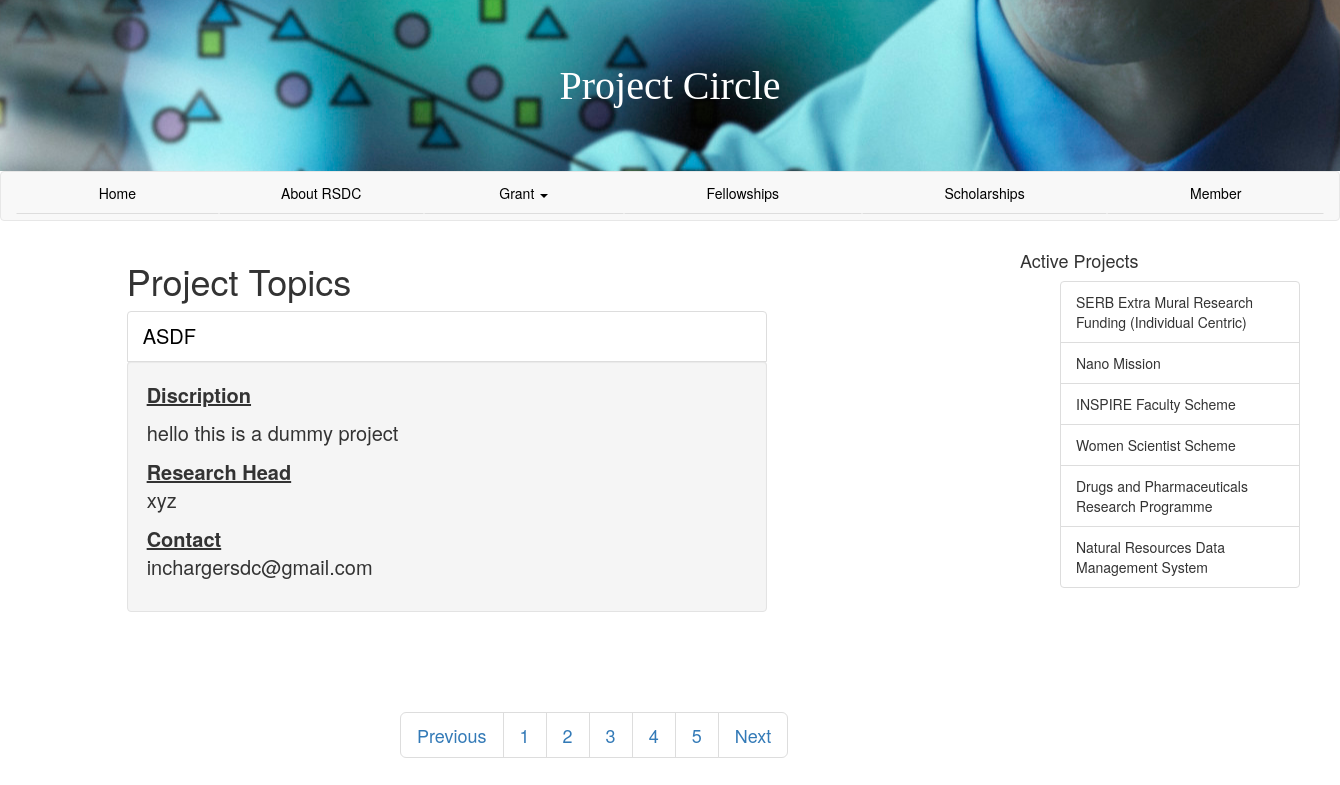
Page /ProjectCircle/ on the committed database.
### user/models.py (models this page shows, shortened)
class Project(models.Model):
	start_date = models.CharField(max_length=15)
	end_date = models.CharField(max_length=15)
	topic = models.CharField(max_length=200)
	details = models.TextField()
	no_of_interns_required = models.IntegerField()
	role_qualification = models.TextField()

class Student(models.Model):
	name = models.CharField(max_length=200)
	age = models.CharField(max_length=5)
	institute = models.CharField(max_length=200)
	address = models.TextField()
	qualification = models.CharField(max_length=300)
	works = models.TextField()
	tag_line = models.CharField(max_length=200)
	is_leader = models.BooleanField(default=False)
	achievement1 = models.CharField(max_length=200)
	achievement2 = models.CharField(max_length=200)
	achievement3 = models.CharField(max_length=200)

### user/views.py (the view)
# urls.py: url(r'^ProjectCircle/$',			views.project_circle,		name='ProjectCircle'),
def project_circle(request):
	user = request.user
	LP = LeaderProject.objects.all()
	users = []
	leaders = []
	projects = []
	for lp in LP:
		projects.extend([lp.project])
		leaders.extend([lp.student])
		users.extend([get_object_or_404(StudentRel, mine=lp.student).auth])
	rows = zip(projects,users,leaders)
	length = len(projects)
	return render(request, 'website/ProjectCircle.html',{'user':user,'rows':rows,'projects':projects,'length':length})

### user/templates/website/ProjectCircle.html (shortened to what this page needs)
{%	extends	"website/base.html"	%}
{% load staticfiles %}
{% block title %}Project Circle{% endblock title %}
		{% block content %}
 <div class="col-sm-1"></div>
	<div class="col-sm-6">
        <h1>Project Topics</h1>
		<ol class="list-group">
		{% for row in rows %}
			<li class="list-group-item"><a style="font-size:20px; color:black;" href="#">{{row.0.topic}}</a></li>
				<div class="well">
				<span class="data">Discription</span>
				<p>{{row.0.details|linebreaks}}</p>
				<span class="data">Research Head</span>
				<p>{{row.2.name}}</p>
				<span class="data">Contact</span>
				<p>{{row.1.email}}</p>
				</div>
		{% endfor %}
		</ol>
        </div>
             <div class="col-sm-2"></div>
		<div class="col-sm-3">
<h4>Active Projects</h4>
	<marquee direction="up" onmouseover="this.stop();" onmouseout="this.start();" id="side"><ul id="w">
	     <ul class="list-group">
	<li class="list-group-item">SERB Extra Mural Research Funding (Individual Centric)</li>
	<li class="list-group-item">Nano Mission</li>
	<li class="list-group-item">INSPIRE Faculty Scheme</li>
	<li class="list-group-item">Women Scientist Scheme</li>
	<li class="list-group-item">Drugs and Pharmaceuticals Research Programme</li>
	<li class="list-group-item">Natural Resources Data Management System</li></ul></marquee>
	</div>
		<ul class="pagination pagination-lg" style="margin:80px 0px 0px 400px;" >
	<li><a href="#" rel="prev">Previous</a></li>
	<li><a href="#">1</a></li>
	<li><a href="#">2</a></li>
	<li><a href="#">3</a></li>
	<li><a href="#">4</a></li>
	<li><a href="#">5</a></li>
	<li><a href="#" rel="next">Next</a></li>
</ul>
		</body>
</html>
{% endblock %}

### rows in the picture
Project: topic "ASDF", details "hello this is a dummy project", name "xyz", email "inchargersdc@gmail.com"
